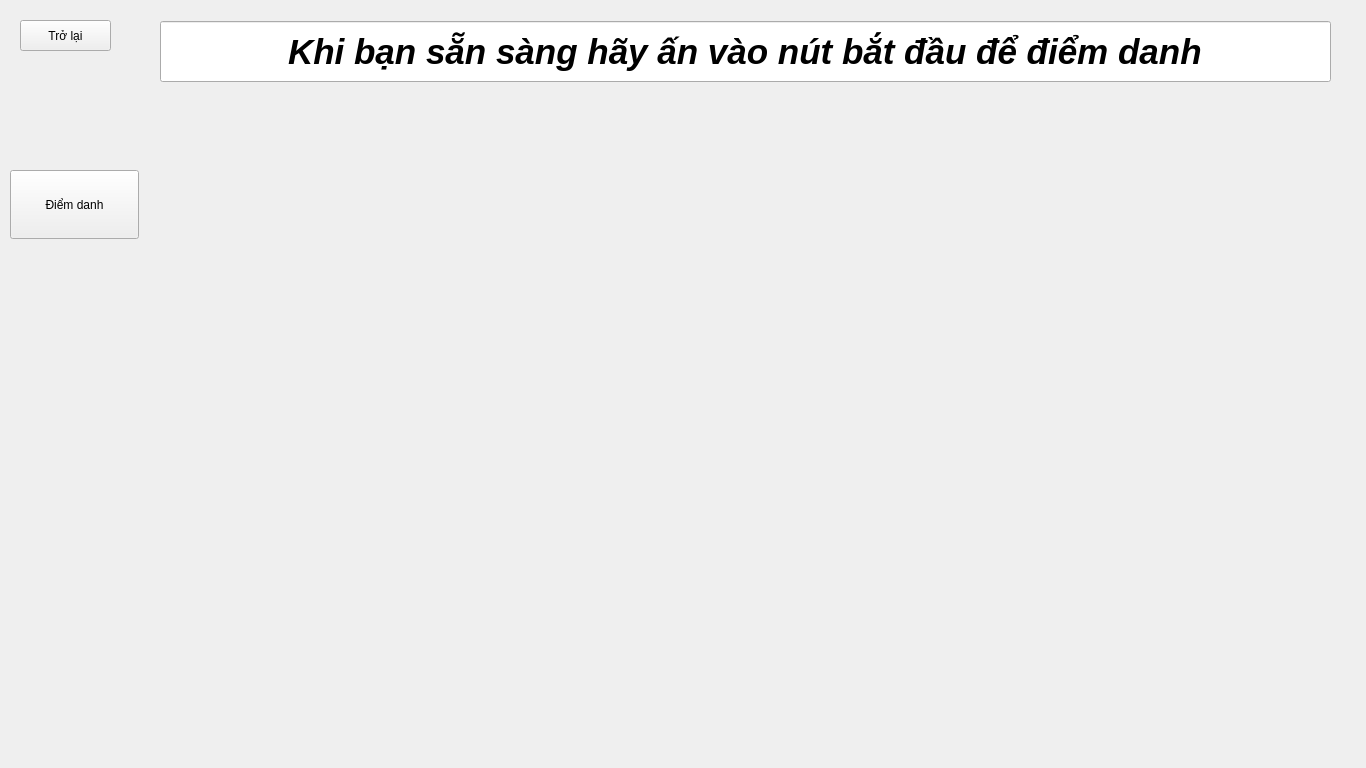
<?xml version="1.0" encoding="UTF-8"?>
<ui version="4.0">
 <class>Attendance</class>
 <widget class="QWidget" name="Attendance">
  <property name="geometry">
   <rect>
    <x>0</x>
    <y>0</y>
    <width>1366</width>
    <height>768</height>
   </rect>
  </property>
  <property name="windowTitle">
   <string>Form</string>
  </property>
  <widget class="QPushButton" name="back_button">
   <property name="geometry">
    <rect>
     <x>20</x>
     <y>20</y>
     <width>91</width>
     <height>31</height>
    </rect>
   </property>
   <property name="text">
    <string>Trở lại</string>
   </property>
   <property name="checkable">
    <bool>true</bool>
   </property>
  </widget>
  <widget class="QLineEdit" name="info_line">
   <property name="geometry">
    <rect>
     <x>160</x>
     <y>21</y>
     <width>1171</width>
     <height>61</height>
    </rect>
   </property>
   <property name="font">
    <font>
     <pointsize>26</pointsize>
     <italic>true</italic>
     <bold>true</bold>
    </font>
   </property>
   <property name="cursor">
    <cursorShape>ArrowCursor</cursorShape>
   </property>
   <property name="text">
    <string>Khi bạn sẵn sàng hãy ấn vào nút bắt đầu để điểm danh</string>
   </property>
   <property name="alignment">
    <set>Qt::AlignCenter</set>
   </property>
  </widget>
  <widget class="QPushButton" name="attend_button">
   <property name="geometry">
    <rect>
     <x>10</x>
     <y>170</y>
     <width>129</width>
     <height>69</height>
    </rect>
   </property>
   <property name="sizePolicy">
    <sizepolicy hsizetype="Preferred" vsizetype="Preferred">
     <horstretch>0</horstretch>
     <verstretch>0</verstretch>
    </sizepolicy>
   </property>
   <property name="text">
    <string>Điểm danh</string>
   </property>
   <property name="checkable">
    <bool>true</bool>
   </property>
  </widget>
  <widget class="QWidget" name="cam_widget" native="true">
   <property name="geometry">
    <rect>
     <x>159</x>
     <y>133</y>
     <width>1171</width>
     <height>601</height>
    </rect>
   </property>
   <property name="sizePolicy">
    <sizepolicy hsizetype="Preferred" vsizetype="Preferred">
     <horstretch>0</horstretch>
     <verstretch>0</verstretch>
    </sizepolicy>
   </property>
  </widget>
 </widget>
 <resources/>
 <connections/>
</ui>
